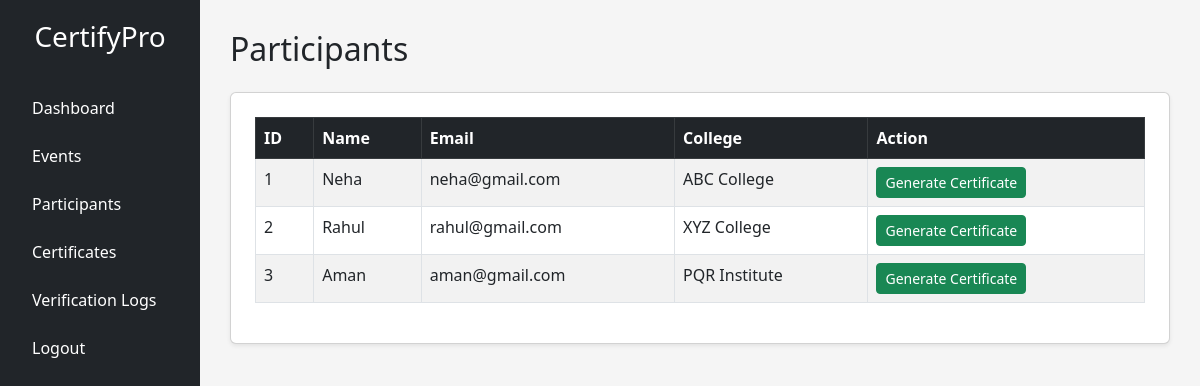
/participants, run on the app's committed database.
### models/models.py (models this page shows)
class Participant(db.Model):
    __tablename__ = "participants"
    id = db.Column(
        db.Integer,
        primary_key=True
    )
    name = db.Column(
        db.String(100),
        nullable=False
    )
    email = db.Column(
        db.String(120),
        unique=True,
        nullable=False
    )
    college = db.Column(
        db.String(100)
    )
    created_at = db.Column(
        db.DateTime,
        default=datetime.utcnow
    )
    event_id = db.Column(
        db.Integer,
        db.ForeignKey("events.id"),
        nullable=True)
    certificate = db.relationship(
        "Certificate",
        backref="participant",
        uselist=False,
        cascade="all, delete-orphan"
    )
    verification_logs = db.relationship(
    "VerificationLog",
    backref="participant",
    lazy=True,
    cascade="all, delete-orphan"
)

### routes/participant_list_routes.py (the view)
def participant_list():
    search = request.args.get(
        "search",
        ""
    )
    if search:
        participants = Participant.query.filter(
            or_(
                Participant.name.contains(search),
                Participant.email.contains(search)
            )
        ).all()
    else:
        participants = Participant.query.all()
    return render_template(
        "participant_list.html",
        participants=participants,
        search=search
    )

### templates/participant_list.html (shortened to what this page needs)
{% extends "base.html" %}
{% block content %}
<h2 class="mb-4">
    Participants
</h2>
<div class="card shadow-sm p-4">
    <table class="table table-bordered table-striped">
        <thead class="table-dark">
            <tr>
                <th>ID</th>
                <th>Name</th>
                <th>Email</th>
                <th>College</th>
                <th>Action</th>
            </tr>
        </thead>
        <tbody>
            {% for participant in participants %}
            <tr>
                <td>{{ participant.id }}</td>
                <td>{{ participant.name }}</td>
                <td>{{ participant.email }}</td>
                <td>{{ participant.college }}</td>
                <td>
                    <a
                        href="{{ url_for('certificate_bp.generate_certificate', participant_id=participant.id) }}"
                        class="btn btn-success btn-sm"
                    >
                        Generate Certificate
                    </a>
                </td>
            </tr>
            {% endfor %}
        </tbody>
    </table>
</div>
{% endblock %}

### static/css/style.css (style rules this page uses)
body { background-color:#f5f5f5; }

### data on the page
Participant: id "1", name "Neha", email "neha@gmail.com", college "ABC College"
Participant: id "2", name "Rahul", email "rahul@gmail.com", college "XYZ College"
Participant: id "3", name "Aman", email "aman@gmail.com", college "PQR Institute"
